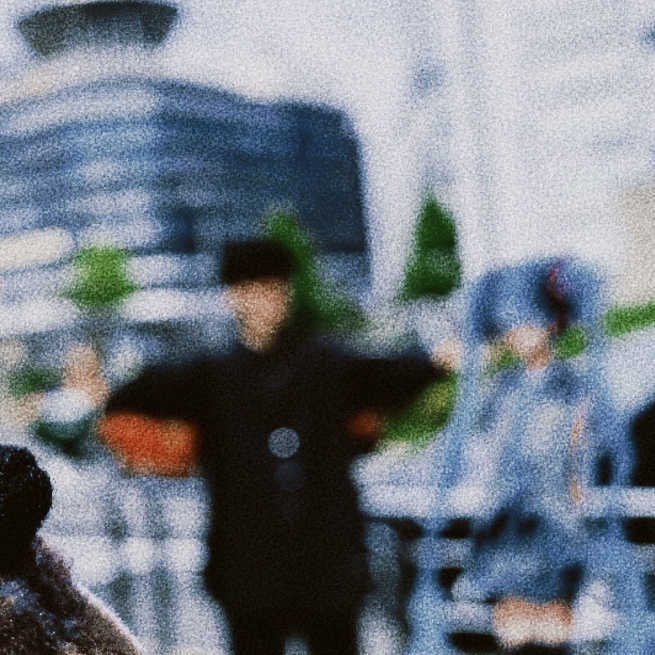
#> input picture ogp_image.jpg, 1309 x 1309 px (shown at 1/2 size)
$ python convert_webp.py ogp_image.jpg
#> lines starting #> are read from the running program, lines starting #| are printed output that depends on the picture
import os
from PIL import Image
import sys

def process_image(input_path, output_folder):
#> called with input_path = 'ogp_image.jpg'
    try:
        with Image.open(input_path) as img:
            # 1. リサイズ（横幅最大500px、アスペクト比維持）
#> img is the input picture: PIL image 1309x1309 RGB; mean R, G, B 114.4, 121.9, 131
            if img.width > 700:
                ratio = 700 / float(img.width)
#> ratio = 0.535
                new_height = int(float(img.height) * ratio)
#> new_height = 700
                img = img.resize((700, new_height), Image.Resampling.LANCZOS)
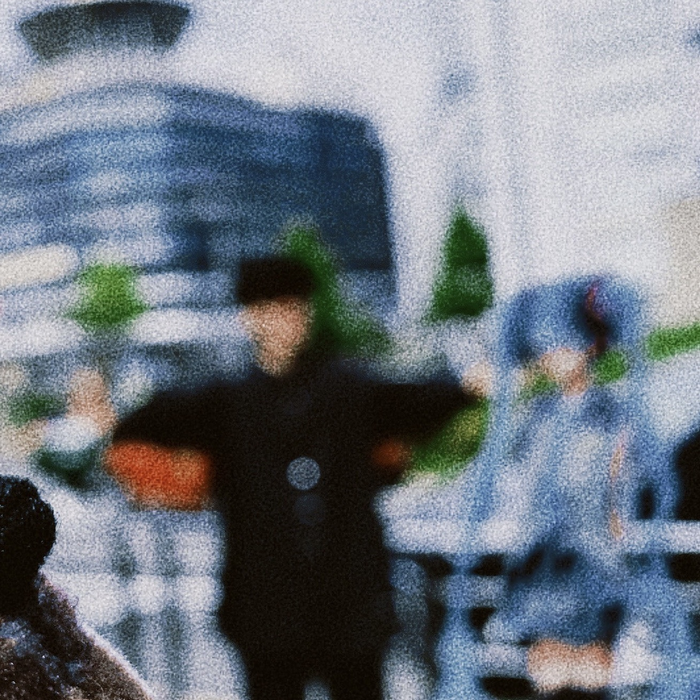
#> img: PIL image 700x700 RGB; mean R, G, B 114.4, 121.9, 131

            # 2. ファイル名と保存先の設定
            base_name = os.path.splitext(os.path.basename(input_path))[0]
            output_path = os.path.join(output_folder, f"{base_name}.webp")

            # 3. WebPとして保存
            img.save(output_path, "WEBP")
            print(f"Success: {output_path}")

    except Exception as e:
        print(f"Error processing {input_path}: {e}")

if __name__ == "__main__":
    # 引数からファイルパスを受け取る（フォルダアクション用）
    if len(sys.argv) > 1:
        # 保存先フォルダをここで指定（デスクトップの 'converted' フォルダなど）
        save_dir = os.path.expanduser("~/Desktop/portfolio/webp cover art")
        if not os.path.exists(save_dir):
            os.makedirs(save_dir)

        for file_path in sys.argv[1:]:
            process_image(file_path, save_dir)
